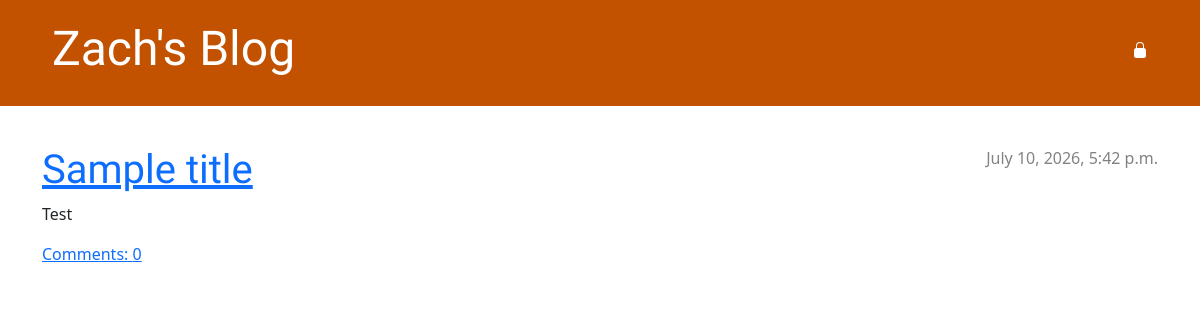
The app's page /, older data.
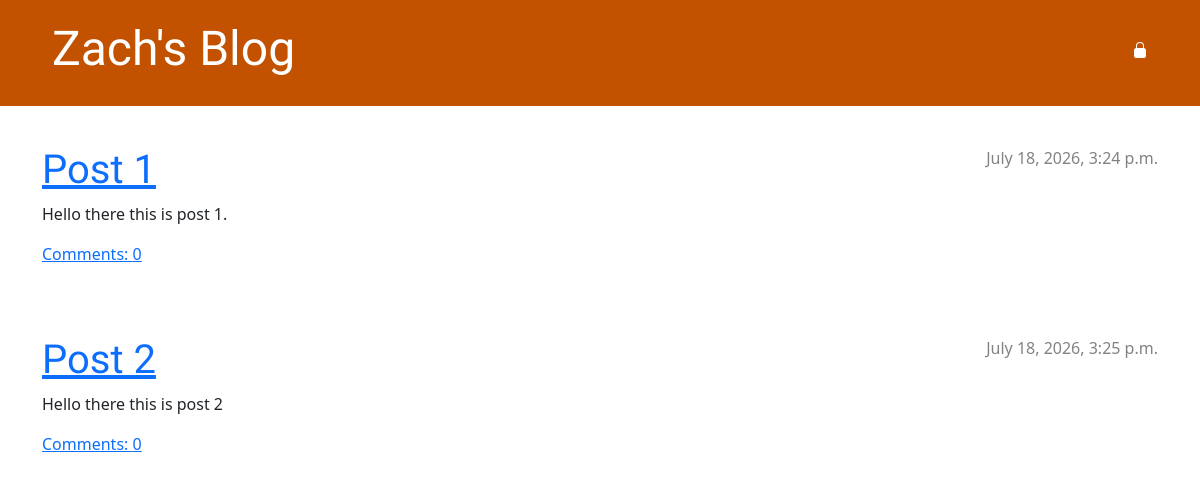
The same page, newer data.
### blog/models.py (models this page shows, shortened)
class Post(models.Model):
    author = models.ForeignKey(settings.AUTH_USER_MODEL, on_delete=models.CASCADE)
    title = models.CharField(max_length=200)
    text = models.TextField()
    created_date = models.DateTimeField(default=timezone.now)
    published_date = models.DateTimeField(blank=True, null=True)
    def approved_comments(self):
        return self.comments.filter(approved_comment=True)

### blog/views.py (the view)
# urls.py: path('', views.post_list, name='post_list'),
def post_list(request):
    posts = Post.objects.filter(published_date__lte=timezone.now()).order_by('published_date')
    return render(request, 'blog/post_list.html', {'posts': posts})

### blog/templates/blog/post_list.html
{% extends 'blog/base.html' %}
{% block content %}
    {% for post in posts %}
        <div class="post">
            <div class="date">
                {{ post.published_date }}
            </div>
            <h1><a href="{% url 'post_detail' pk=post.pk %}">{{ post.title }}</a></h1>
            <p>{{ post.text|linebreaksbr }}</p>
            <a href="{% url 'post_detail' pk=post.pk %}">Comments: {{ post.approved_comments.count }}</a>
        </div>
    {% endfor %}
{% endblock content %}

### blog/templates/blog/base.html (shortened to what this page needs)
{% load static %}
<!DOCTYPE html>
<html>
    <head>
        <link rel="stylesheet" href="https://cdn.jsdelivr.net/npm/bootstrap@5.3.3/dist/css/bootstrap.min.css">
        <link rel="stylesheet" href="{% static 'css/blog.css' %}">
    </head>
    <body>
        <header class="page-header">
            <div class="container">
                {% if user.is_authenticated %}
                <a href="{% url 'post_new' %}" class="top-menu">
                    {% include './icons/file-earmark-plus.svg' %}
                </a>
                <a href="{% url 'post_draft_list' %}" class="top-menu">{% include './icons/pencil-square.svg'%}</a>
                <p id="logout" class="top-menu">Hello {{ user.username }} <small><a href="{% url 'logout' %}">(Log out)</a></small></p>
                {% else %}
                <a href="{% url 'login' %}" class="top-menu">{% include './icons/lock-fill.svg' %}</a>
                {% endif %}
                <h1><a href="/">Zach's Blog</a></h1>
            </div>
        </header>
        <main class="content container">
            <div class="row">
                <div class="col">
                    {% block content %}
                    {% endblock %}
                </div>
            </div>
        </main>
    </body>
</html>

### blog/static/css/blog.css (style rules this page uses)
.page-header { background-color: #C25100; margin-top: 0; margin-bottom: 40px; padding: 20px 20px 20px 40px; }
.page-header h1, .page-header h1 a, .page-header h1 a:visited, .page-header h1 a:active { color: #ffffff; font-size: 36pt; text-decoration: none; }
h1, h2, h3, h4 { font-family: 'Lobster', cursive; }
.date { color: #828282; }
.top-menu, .top-menu:hover, .top-menu:visited { color: #ffffff; float: right; font-size: 26pt; margin-right: 20px; }
.post { margin-bottom: 70px; }
.post > .date, .post > .actions { float: right; }

Row changes from the older to the newer data that the page shows:
removed Post: published_date "July 10, 2026, 5:42 p.m.", title "Sample title", text "Test", approved_comments.count "0"
added Post: published_date "July 18, 2026, 3:24 p.m.", title "Post 1", text "Hello there this is post 1.", approved_comments.count "0"
added Post: published_date "July 18, 2026, 3:25 p.m.", title "Post 2", text "Hello there this is post 2", approved_comments.count "0"
